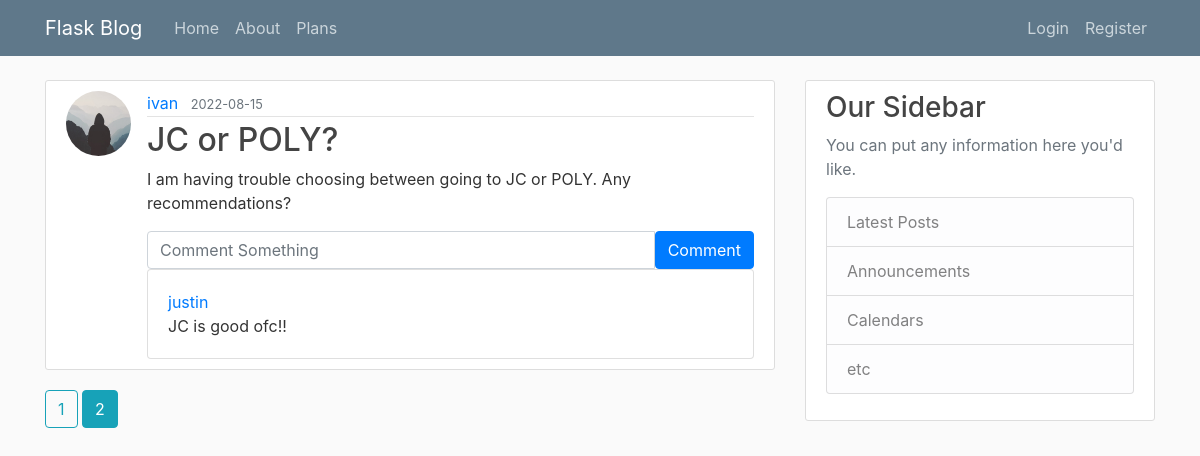
The page /home?page=2 on the database as committed earlier.
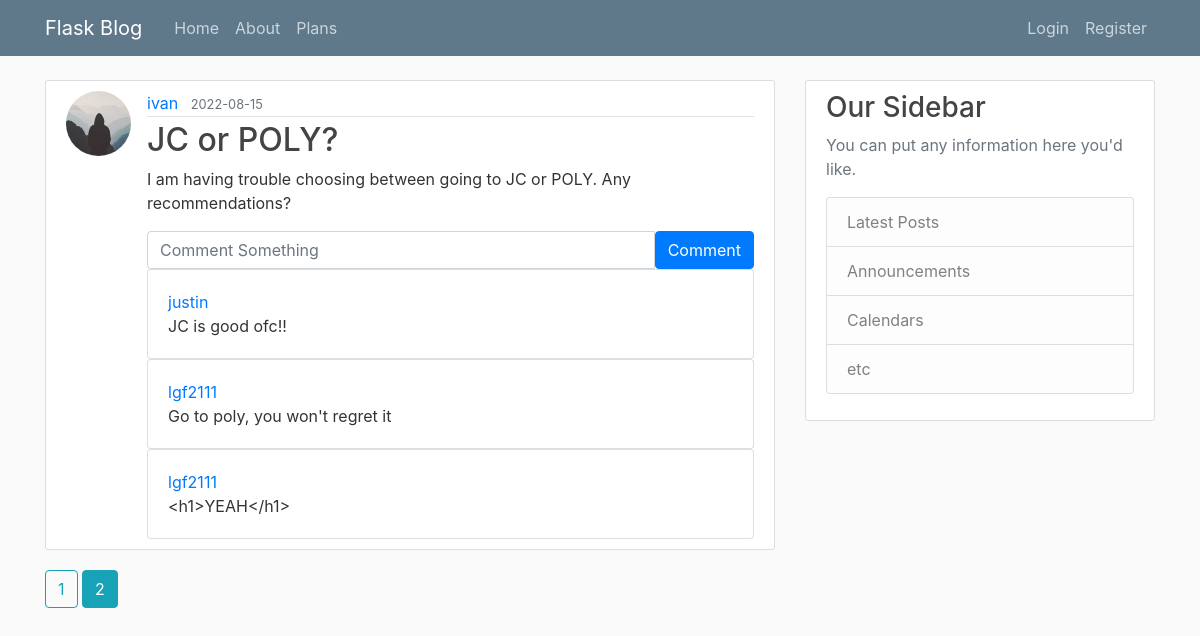
The same page on the database as committed later.
### flaskblog/models.py (models this page shows, shortened)
class Post(db.Model):
    id = db.Column(db.Integer, primary_key=True)
    title = db.Column(db.String(100), nullable=False)
    date_posted = db.Column(db.DateTime, nullable=False, default=datetime.utcnow)
    content = db.Column(db.Text, nullable=False)
    user_id = db.Column(db.Integer, db.ForeignKey('user.id'), nullable=False)
    comments = db.relationship('Comment', lazy=True)

class User(db.Model, UserMixin):
    id = db.Column(db.Integer, primary_key=True)
    username = db.Column(db.String(20), unique=True, nullable=False)
    is_premium = db.Column(db.Boolean, nullable=False, default=False)
    role_id = db.Column(db.Integer, db.ForeignKey('role.id'), nullable=False, default=1)
    email = db.Column(db.String(120), unique=True, nullable=False)
    image_file = db.Column(db.String(20), nullable=False, default='default.jpg')
    encrypted_password = db.Column(db.Text, nullable=False)
    nonce = db.Column(db.Text, nullable=False)
    tag = db.Column(db.Text, nullable=False)
    login_attempt = db.Column(db.Integer, nullable=False, default=0)
    posts = db.relationship('Post', backref='author', lazy=True)
    mfa = db.Column(db.Boolean, default=False, nullable=False)
    comments = db.relationship('Comment', backref='user', lazy=True)
    logout_time = db.Column(db.DateTime)

class Comment(db.Model):
    id = db.Column(db.Integer, primary_key=True)
    text = db.Column(db.String(200), nullable=False)
    date_posted = db.Column(db.DateTime, nullable=False, default=datetime.utcnow)
    post_id = db.Column(db.Integer, db.ForeignKey('post.id'), nullable=False)
    user_id = db.Column(db.Integer, db.ForeignKey('user.id'), nullable=False)

### flaskblog/main/routes.py (the view)
@main.route("/")
@main.route("/home")
@csp_header({'script-src':"'self'"})
def home():
    page = request.args.get('page', 1, type=int)
    posts = Post.query.order_by(Post.date_posted.desc()).paginate(page=page, per_page=5)
    return render_template('main/home.html', posts=posts)

### flaskblog/main/routes.py (called while the page is built)
@main.after_request
def add_security_headers(resp):
    resp.headers['Content-Security-Policy']="script-src 'self'; script-src-elem https://checkout.stripe.com/checkout.js"
    return resp

### run.py (called while the page is built, shortened)
@app.before_request
def before_request():
    session.permanent = True
    app.permanent_session_lifetime = timedelta(minutes=10)
    session.modified = True
    g.user = current_user

### flaskblog/templates/main/home.html
{% extends "layout.html" %}
{% block content %}
    {% for post in posts.items %}
        <article class="media content-section">
          <img class="rounded-circle article-img" src="{{ url_for('static', filename='profile_pics/' + post.author.image_file) }}">
          <div class="media-body">
            <div class="article-metadata">
              <a class="mr-2" href="{{ url_for('users.user_posts', username=post.author.username) }}">{{ post.author.username }}</a>
              <small class="text-muted">{{ post.date_posted.strftime('%Y-%m-%d') }}</small>
            </div>
            <h2><a class="article-title" href="{{ url_for('posts.post', post_id=post.id) }}">{{ post.title }}</a></h2>
            <p class="article-content">{{ post.content }}</p>
            <div class="">
              <form class="input-group md-3" method="POST" action="{{ url_for('posts.new_comment', post_id=post.id) }}">
                <input type="text" id="text" name="text" class="form-control" placeholder="Comment Something"/>
                <button type="submit" class="btn btn-primary">Comment</button>
              </form>
              {% for comment in post.comments %}
                <div class="card">
                  <div class="card-body">
                    <a class="card-title" href="{{ url_for('users.user_posts', username=comment.user.username) }}">{{ comment.user.username }}</a>
                    <p class="card-text">{{ comment.text }}</p>
                  </div>
                </div>
              {% endfor %}
            </div>
          </div>
        </article>
    {% endfor %}
    {% for page_num in posts.iter_pages(left_edge=1, right_edge=1, left_current=1, right_current=2) %}
      {% if page_num %}
        {% if posts.page == page_num %}
          <a class="btn btn-info mb-4" href="{{ url_for('main.home', page=page_num) }}">{{ page_num }}</a>
        {% else %}
          <a class="btn btn-outline-info mb-4" href="{{ url_for('main.home', page=page_num) }}">{{ page_num }}</a>
        {% endif %}
      {% else %}
        ...
      {% endif %}
    {% endfor %}
{% endblock content %}

### flaskblog/templates/layout.html (shortened to what this page needs)
<!DOCTYPE html>
<html>
<head>
    <link rel="stylesheet" href="https://maxcdn.bootstrapcdn.com/bootstrap/4.0.0/css/bootstrap.min.css">
    <link rel="stylesheet" type="text/css" href="{{ url_for('static', filename='main.css') }}">
</head>
<body>
    <header class="site-header">
      <nav class="navbar navbar-expand-md navbar-dark bg-steel fixed-top">
        <div class="container">
          <a class="navbar-brand mr-4" href="/">Flask Blog</a>
          <div class="collapse navbar-collapse" id="navbarToggle">
            <div class="navbar-nav mr-auto">
              <a class="nav-item nav-link" href="{{ url_for('main.home') }}">Home</a>
              <a class="nav-item nav-link" href="{{ url_for('main.about') }}">About</a>
              <a class="nav-item nav-link" href="{{ url_for('main.plans') }}">Plans</a>
            </div>
            <div class="navbar-nav">
              {% if current_user.is_authenticated %}
                <a class="nav-item nav-link" href="{{ url_for('posts.new_post') }}">New Post</a>
                <a class="nav-item nav-link" href="{{ url_for('users.account') }}">Account</a>
                <a class="nav-item nav-link" href="{{ url_for('users.logout') }}">Logout</a>
              {% else %}
                <a class="nav-item nav-link" href="{{ url_for('users.login') }}">Login</a>
                <a class="nav-item nav-link" href="{{ url_for('users.register') }}">Register</a>
              {% endif %}
            </div>
          </div>
        </div>
      </nav>
    </header>
    <main role="main" class="container">
      <div class="row">
        <div class="col-md-8">
          {% block content %}{% endblock %}
        </div>
        <div class="col-md-4">
          <div class="content-section">
            <h3>Our Sidebar</h3>
            <p class='text-muted'>You can put any information here you'd like.
              <ul class="list-group">
                <li class="list-group-item list-group-item-light">Latest Posts</li>
                <li class="list-group-item list-group-item-light">Announcements</li>
                <li class="list-group-item list-group-item-light">Calendars</li>
                <li class="list-group-item list-group-item-light">etc</li>
              </ul>
            </p>
          </div>
        </div>
      </div>
    </main>
</body>
</html>

### flaskblog/static/main.css (style rules this page uses)
body { background: #fafafa; color: #333333; margin-top: 5rem; }
h1, h2, h3, h4, h5, h6 { color: #444444; }
.bg-steel { background-color: #5f788a; }
.site-header .navbar-nav .nav-link { color: #cbd5db; }
.content-section { background: #ffffff; padding: 10px 20px; border: 1px solid #dddddd; border-radius: 3px; margin-bottom: 20px; }
.article-title { color: #444444; }
.article-content { white-space: pre-line; }
.article-img { height: 65px; width: 65px; margin-right: 16px; }
.article-metadata { padding-bottom: 1px; margin-bottom: 4px; border-bottom: 1px solid #e3e3e3 }

Rows that differ between the two databases and show on the page:
added Comment: user.username "lgf2111", text "Go to poly, you won't regret it"
added Comment: user.username "lgf2111", text "<h1>YEAH</h1>"
